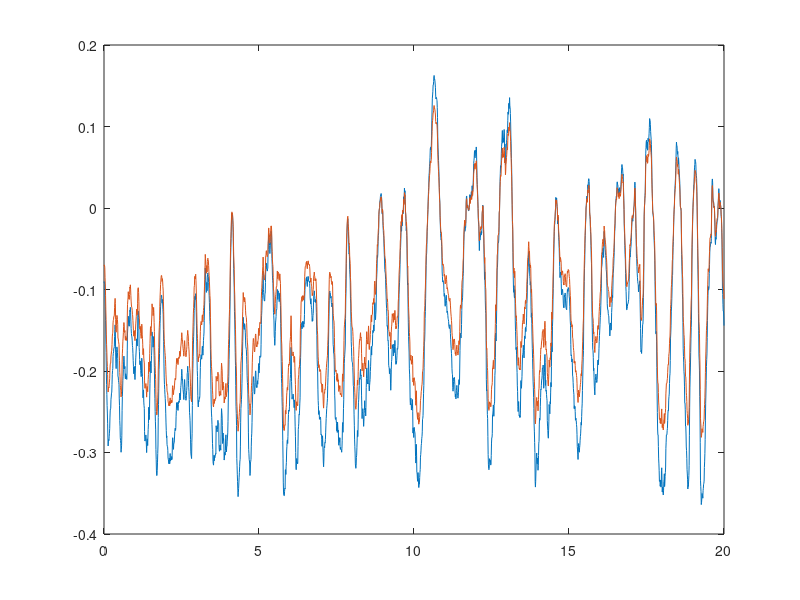
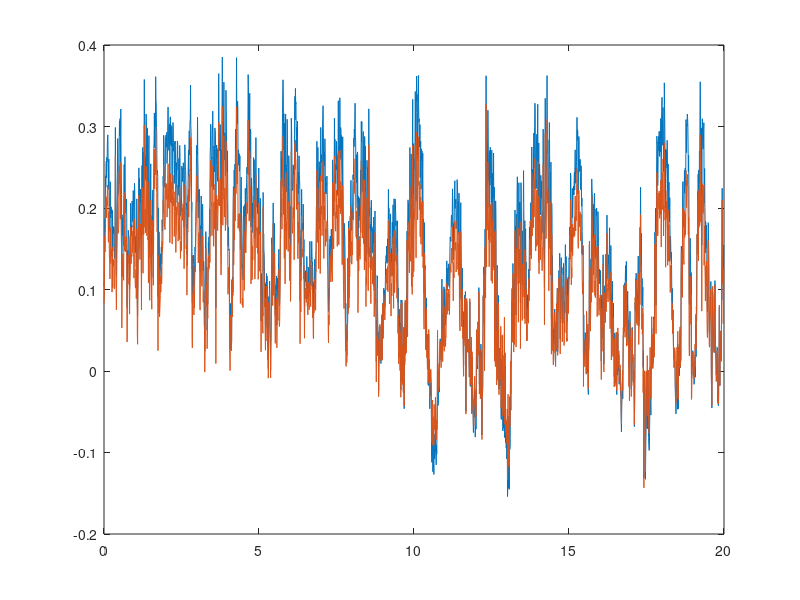

The MATLAB script that drew these images, in order:
load tempUEs.mat t xLin B0 uLin w0;
BEs = B0;
uLinEs = uLin;
wEs = w0;
load tempUOwnWork.mat B0 uLin0 w0;
BO = B0;
uLinO = uLin0;
wO = w0;

figure;
plot(t,BEs*uLinEs);
hold on;
plot(t,BO*uLinO);

figure;
plot(t(1:end-1),wEs);
hold on;
plot(t(1:end-1),wO);